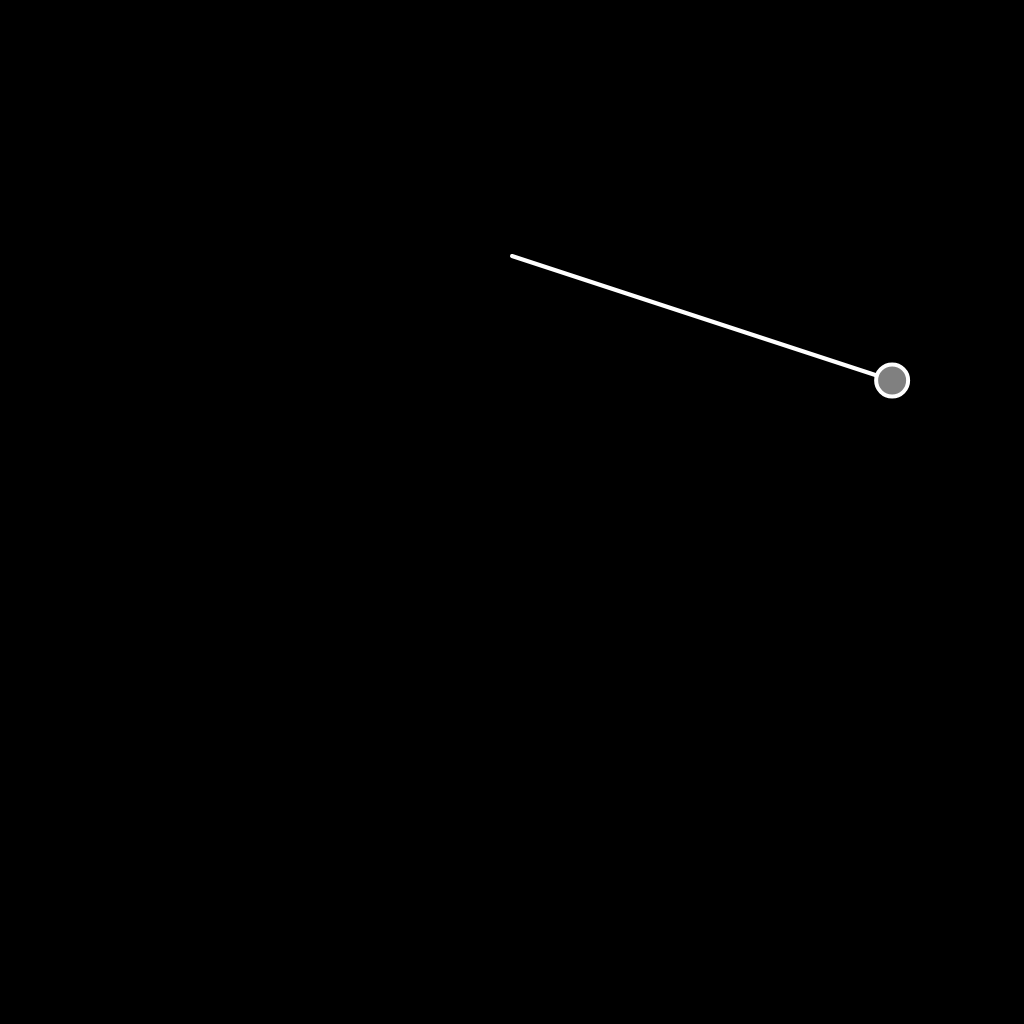
Frame 1 (no input)
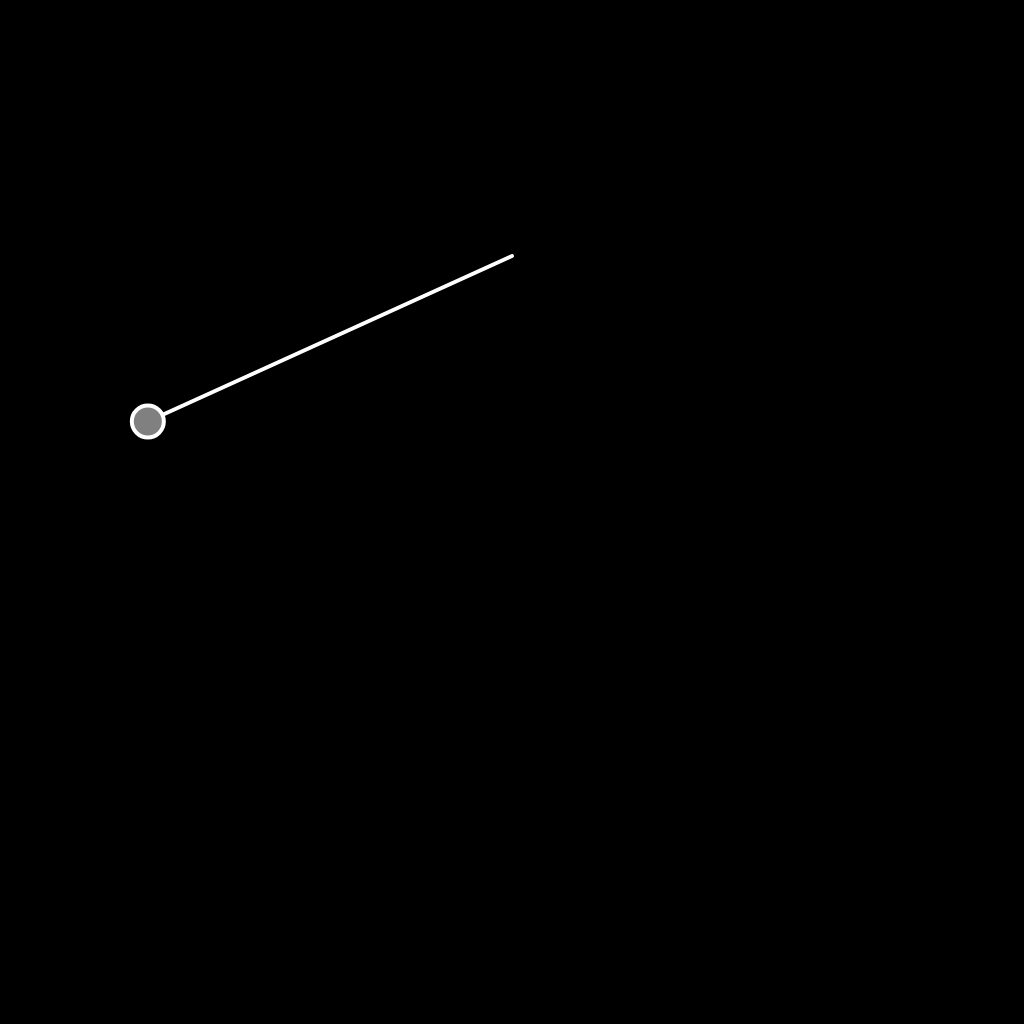
Frame 60 (no input)
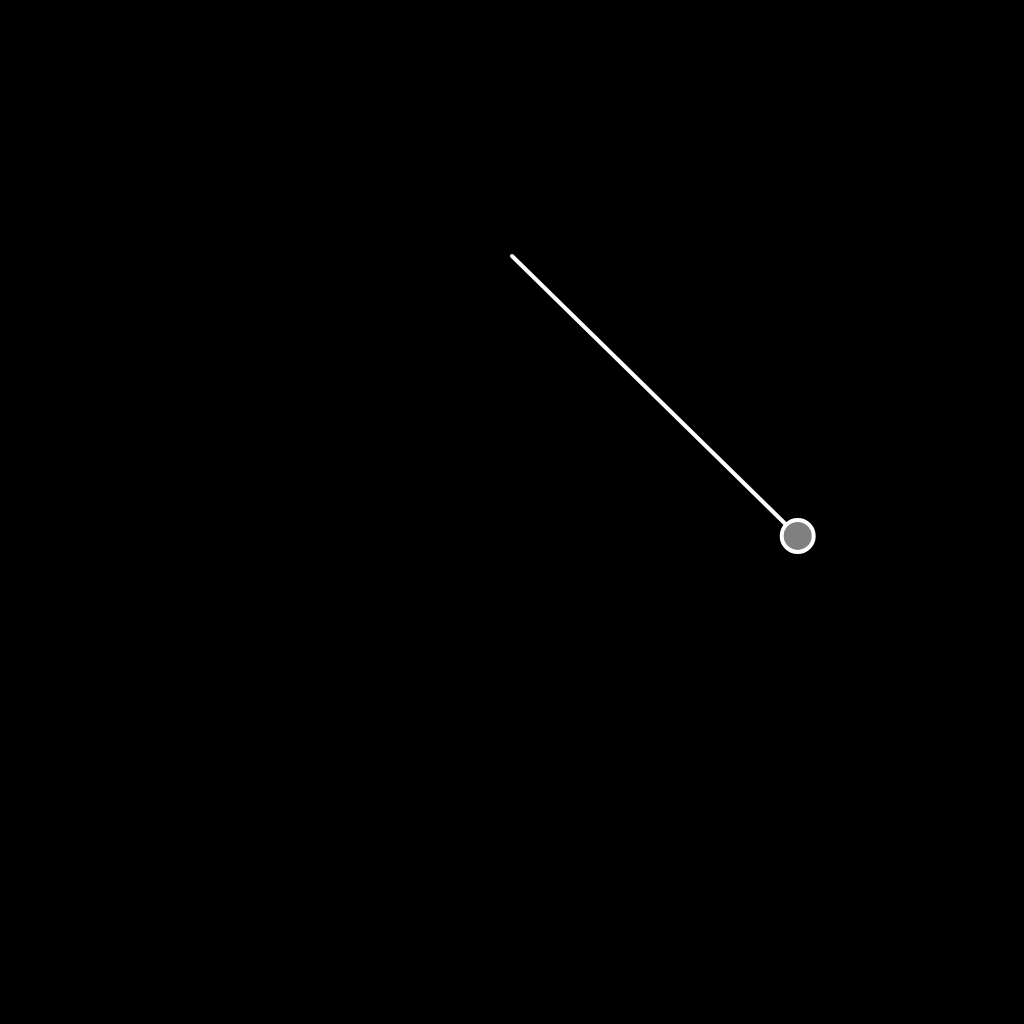
Frame 120 (the mouse pressed at the canvas centre since frame 60)

The p5.js sketch that drew these frames (run headless with seeded random() and noise() and a simulated clock; from frame 60 on, the mouse is pressed at the canvas centre):

// p5.js sketch
// ── sketch.js
let origin
const originStartX = 512
const originStartY = 256
let rodLength
let angle
let angleVelocity = 0
let angleAcceleration = 0
let bob
const bobSize = 32
let graviy = 0.98


function setup() {
  createCanvas(1024, 1024);
  origin = createVector(originStartX, originStartY)
  rodLength = 400
  angle = PI/2.5
  bob = createVector()
}

function draw() {
  background(0)

  stroke(255)
  strokeWeight(4)
  fill(128)

  angleAcceleration = -graviy * sin(angle) / rodLength
  angleVelocity += angleAcceleration
  angle += angleVelocity

  bob.x = rodLength * sin(angle) + origin.x
  bob.y = rodLength * cos(angle) + origin.y

  line(origin.x, origin.y, bob.x, bob.y)
  circle(bob.x, bob.y, bobSize)
}
